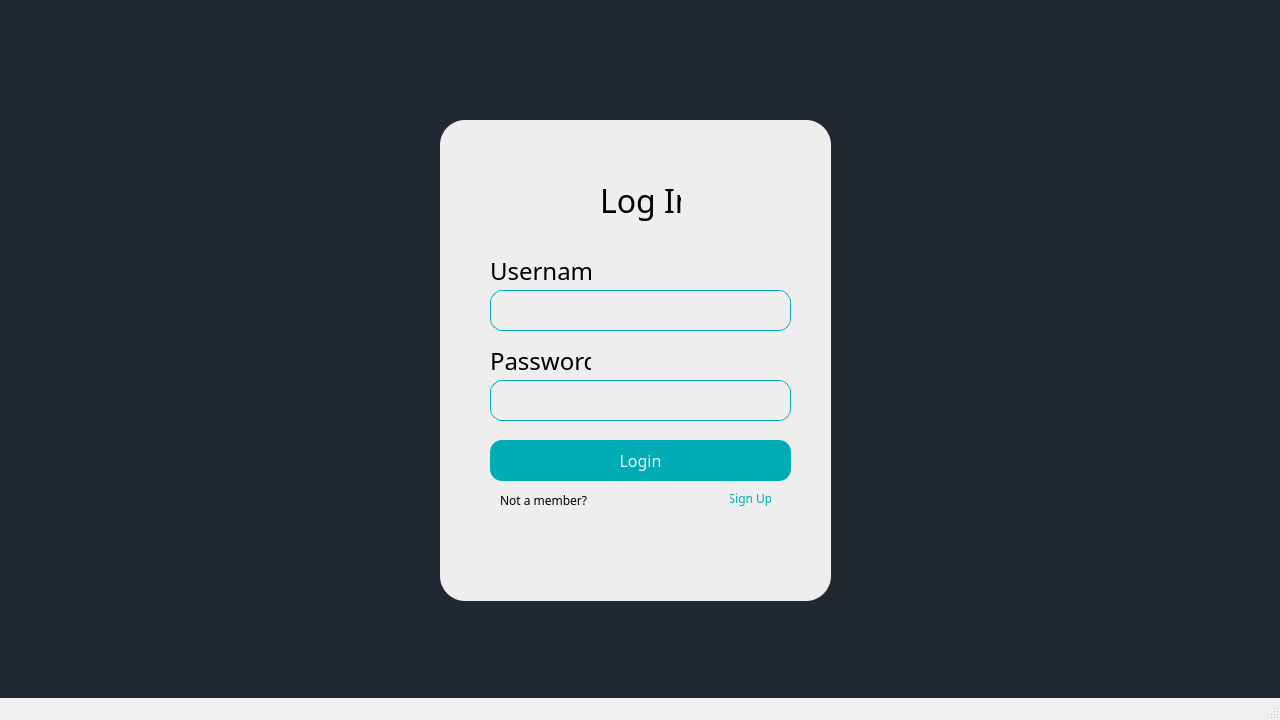
<?xml version="1.0" encoding="UTF-8"?>
<ui version="4.0">
 <class>LogIn</class>
 <widget class="QMainWindow" name="LogIn">
  <property name="geometry">
   <rect>
    <x>0</x>
    <y>0</y>
    <width>1280</width>
    <height>720</height>
   </rect>
  </property>
  <property name="font">
   <font>
    <family>Calibri Light</family>
   </font>
  </property>
  <property name="windowTitle">
   <string>MainWindow</string>
  </property>
  <widget class="QWidget" name="centralwidget">
   <property name="styleSheet">
    <string notr="true">background-color: rgb(34, 40, 49)</string>
   </property>
   <widget class="QWidget" name="login_background" native="true">
    <property name="geometry">
     <rect>
      <x>440</x>
      <y>120</y>
      <width>391</width>
      <height>481</height>
     </rect>
    </property>
    <property name="styleSheet">
     <string notr="true">background-color: rgb(238, 238, 238);
border-radius: 25px;
</string>
    </property>
    <widget class="QLabel" name="login_text">
     <property name="geometry">
      <rect>
       <x>160</x>
       <y>60</y>
       <width>81</width>
       <height>41</height>
      </rect>
     </property>
     <property name="font">
      <font>
       <family>Calibri Light</family>
       <pointsize>24</pointsize>
       <weight>50</weight>
       <bold>false</bold>
       <kerning>true</kerning>
      </font>
     </property>
     <property name="styleSheet">
      <string notr="true"/>
     </property>
     <property name="text">
      <string>Log In</string>
     </property>
    </widget>
    <widget class="QLineEdit" name="username_input">
     <property name="geometry">
      <rect>
       <x>50</x>
       <y>170</y>
       <width>301</width>
       <height>41</height>
      </rect>
     </property>
     <property name="styleSheet">
      <string notr="true">border: 1px solid rgb(0, 173, 181);
border-radius: 12px;</string>
     </property>
    </widget>
    <widget class="QLabel" name="username_text">
     <property name="geometry">
      <rect>
       <x>50</x>
       <y>140</y>
       <width>101</width>
       <height>21</height>
      </rect>
     </property>
     <property name="font">
      <font>
       <family>Calibri Light</family>
       <pointsize>18</pointsize>
       <weight>50</weight>
       <bold>false</bold>
       <kerning>true</kerning>
      </font>
     </property>
     <property name="styleSheet">
      <string notr="true"/>
     </property>
     <property name="text">
      <string>Username</string>
     </property>
    </widget>
    <widget class="QLineEdit" name="password_input">
     <property name="geometry">
      <rect>
       <x>50</x>
       <y>260</y>
       <width>301</width>
       <height>41</height>
      </rect>
     </property>
     <property name="styleSheet">
      <string notr="true">border: 1px solid rgb(0, 173, 181);
border-radius: 12px;</string>
     </property>
    </widget>
    <widget class="QLabel" name="password_text">
     <property name="geometry">
      <rect>
       <x>50</x>
       <y>230</y>
       <width>101</width>
       <height>21</height>
      </rect>
     </property>
     <property name="font">
      <font>
       <family>Calibri Light</family>
       <pointsize>18</pointsize>
       <weight>50</weight>
       <bold>false</bold>
       <kerning>true</kerning>
      </font>
     </property>
     <property name="styleSheet">
      <string notr="true"/>
     </property>
     <property name="text">
      <string>Password</string>
     </property>
    </widget>
    <widget class="QPushButton" name="login_button">
     <property name="geometry">
      <rect>
       <x>50</x>
       <y>320</y>
       <width>301</width>
       <height>41</height>
      </rect>
     </property>
     <property name="font">
      <font>
       <family>Calibri Light</family>
       <pointsize>12</pointsize>
      </font>
     </property>
     <property name="styleSheet">
      <string notr="true">background-color: rgb(0, 173, 181);
border-radius: 12px;
color: rgb(238, 238, 238)
</string>
     </property>
     <property name="text">
      <string>Login</string>
     </property>
    </widget>
    <widget class="QLabel" name="member_verif_text">
     <property name="geometry">
      <rect>
       <x>60</x>
       <y>370</y>
       <width>281</width>
       <height>20</height>
      </rect>
     </property>
     <property name="font">
      <font>
       <family>Calibri Light</family>
      </font>
     </property>
     <property name="text">
      <string>Not a member?</string>
     </property>
    </widget>
    <widget class="QPushButton" name="signup_button">
     <property name="geometry">
      <rect>
       <x>290</x>
       <y>370</y>
       <width>41</width>
       <height>16</height>
      </rect>
     </property>
     <property name="font">
      <font>
       <family>Calibri Light</family>
      </font>
     </property>
     <property name="styleSheet">
      <string notr="true">background-color: transparent;
color: rgb(0, 173, 181);</string>
     </property>
     <property name="text">
      <string>Sign Up</string>
     </property>
    </widget>
   </widget>
  </widget>
  <widget class="QStatusBar" name="statusbar"/>
 </widget>
 <resources/>
 <connections/>
</ui>
